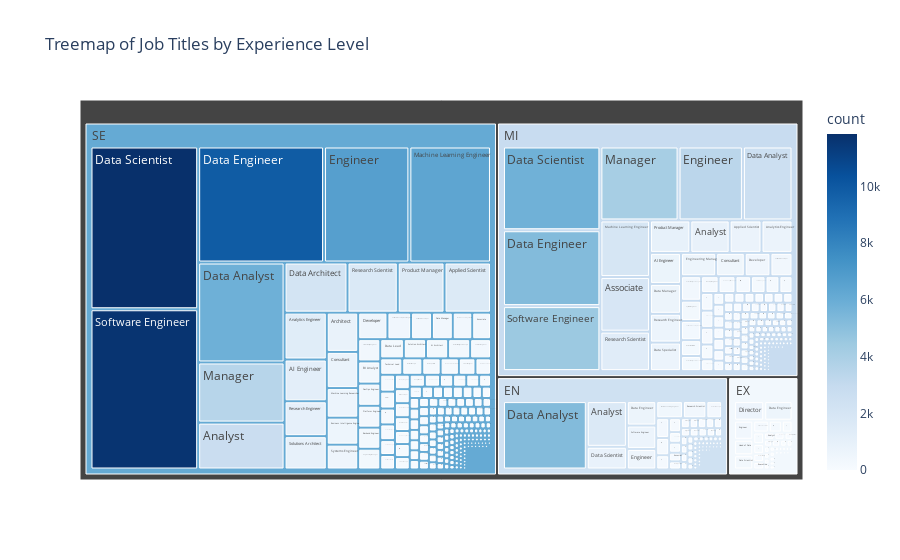

Here is the notebook cell this chart was saved with:
### Markdown cell above
* Treemap of job titles by experience level with Plotly

### Code cell
treemap_data = df.groupby(['experience_level', 'job_title']).size().reset_index(name='count')
fig = px.treemap(treemap_data, path=['experience_level', 'job_title'], values='count',
                  title='Treemap of Job Titles by Experience Level',
                  color='count', color_continuous_scale='Blues')
fig.write_image('treemap_plot.png')
from IPython.display import Image, display
display(Image(filename='treemap_plot.png'))
fig.show()

### Figure 1 — Plotly figure (JSON) as saved in the notebook; plotly's stock layout.template omitted (floating-point values rounded to 4 significant figures; data arrays with more than 128 entries replaced by an {"elided": "..."} marker saying what was removed)
{"data": [{"branchvalues": "total", "customdata": {"elided": "941x1 float values"}, "domain": {"x": [0, 1], "y": [0, 1]}, "hovertemplate": "labels=%{label}<br>count_sum=%{value}<br>parent=%{parent}<br>id=%{id}<br>count=%{color}<extra></extra>", "ids": {"elided": "941 str values"}, "labels": {"elided": "941 str values"}, "marker": {"coloraxis": "coloraxis", "colors": {"elided": "941 float values"}}, "name": "", "parents": {"elided": "941 str values"}, "type": "treemap", "values": {"elided": "941 float values"}}], "layout": {"coloraxis": {"colorbar": {"title": {"text": "count"}}, "colorscale": [[0, "rgb(247,251,255)"], [0.125, "rgb(222,235,247)"], [0.25, "rgb(198,219,239)"], [0.375, "rgb(158,202,225)"], [0.5, "rgb(107,174,214)"], [0.625, "rgb(66,146,198)"], [0.75, "rgb(33,113,181)"], [0.875, "rgb(8,81,156)"], [1, "rgb(8,48,107)"]]}, "legend": {"tracegroupgap": 0}, "title": {"text": "Treemap of Job Titles by Experience Level"}}}
